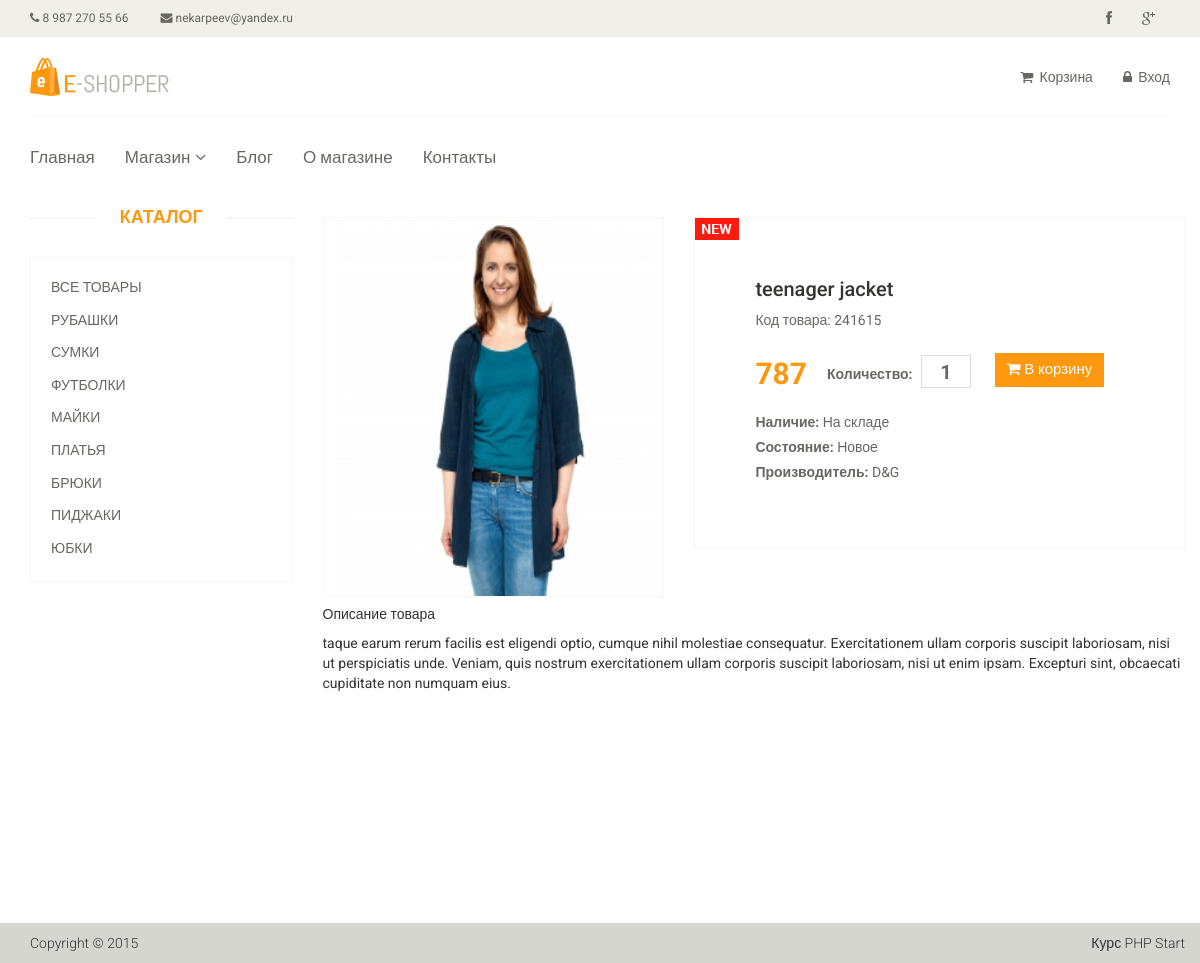
Page /product/12 on the committed database.
### tables this page shows
CREATE TABLE `articles` (
  `id` int(11) NOT NULL,
  `category` varchar(55) DEFAULT NULL,
  `title` varchar(255) DEFAULT NULL,
  `code` varchar(255) NOT NULL,
  `text` text,
  `id_category` int(11) NOT NULL,
  `price` float DEFAULT NULL,
  `img` varchar(255) NOT NULL,
  `views` int(11) NOT NULL,
  `is_new` int(11) NOT NULL DEFAULT '0',
  `is_recommended` int(11) NOT NULL DEFAULT '0',
  `status` int(11) NOT NULL DEFAULT '1'
);

CREATE TABLE `article_category` (
  `id` int(11) NOT NULL,
  `name` varchar(255) DEFAULT NULL,
  `sort_order` int(11) NOT NULL,
  `status` int(11) NOT NULL
);

### config/routes.php (called while the page is built)
<?php
return array(
    'product/([0-9]+)'                => '/product/view/$1',
    'product'                         => '/product/list',
    'catalog'                         => '/catalog/view',
    'catalog/page-([0-9]+)'           => '/catalog/view/$1',
    'category/([0-9]+)'               => '/catalog/category/$1',
    'category/([0-9]+)/page-([0-9]+)' => '/catalog/category/$1/$2',
    'user/register'                   => '/user/register',
    'user/login'                      => '/user/login',
    'user/logout'                     => '/user/logout',
    'cart'                            => '/cart/index',
    'cart/add/([0-9]+)'               => '/cart/add/$1',
    'cart/delete/([0-9]+)'            => '/cart/delete/$1',
    'cart/deleteAll/([0-9]+)'         => '/cart/deleteAll/$1',
    'cart/checkout'                   => '/cart/checkout',
    'cabinet'                         => '/cabinet/index',
    'cabinet/edit'                    => '/cabinet/edit',
    'admin/product/create'            => '/adminProduct/create',
    'admin/product/update/([0-9]+)'   => '/adminProduct/update/$1',
    'admin/product/delete/([0-9]+)'   => '/adminProduct/delete/$1',
    'admin/product'                   => '/adminProduct/index',
    'admin/category/create'           => '/adminCategory/create',
    'admin/category/update/([0-9]+)'  => '/adminCategory/update/$1',
    'admin/category/delete/([0-9]+)'  => '/adminCategory/delete/$1',
    'admin/category'                  => '/adminCategory/index',
    'admin/order/update/([0-9]+)'     => '/adminOrder/update/$1',
    'admin/order/delete/([0-9]+)'     => '/adminOrder/delete/$1',
    'admin/order/view/([0-9]+)'       => '/adminOrder/view/$1',
    'admin/order'                     => '/adminOrder/index',
    'admin'                           => '/admin/index',
    ''                                => '/site/index'
);
?>

### controllers/productController.php (called while the page is built, shortened)
<?php
class ProductController {
    public function actionView($idProduct) {
        $categoryList = [];
        $categoryList = Category::getCategory();
        $productItem = Product::getProductById($idProduct);
       include_once(ROOT . '/view/product/view.php');
        die;
    }
}

### index.php (called while the page is built, shortened)
<?php
    include_once(ROOT . '/components/Autoload.php');
    $rout1 = new Router;
    $rout1->run();

### components/Autoload.php (called while the page is built, shortened)
<?php
    spl_autoload_register(function ($class_name)
    {
        $array_paths = array(
            '/models/',
            '/components/',
            '/controllers/',
        );
        foreach ($array_paths as $path) {
            $path = ROOT . $path . $class_name . '.php';
        }
    });

### models/User.php (called while the page is built, shortened)
<?php
    class User {
        public static function isGuest()
        {
            return true;
        }
    }

### models/Category.php (called while the page is built, shortened)
<?php
class Category
{
    public static function getCategory()
    {
        $db = Db::getConnection();
        $result = $db->query('SELECT id, name, sort_order FROM `article_category` WHERE status = 1 ORDER BY sort_order ASC');
        while ($row = $result->fetch()) {
            static $i = 0;
            $categoryList[$i]['id'] = $row['id'];
            $categoryList[$i]['name'] = $row['name'];
            $categoryList[$i]['sort_order'] = $row['sort_order'];
        }
        return $categoryList;
    }
}

### models/Product.php (called while the page is built, shortened)
<?php
class Product
{
    public static function getProductById($productsIds)
    {
        $db = Db::getConnection();
        $result = $db->prepare('SELECT * FROM `articles` WHERE id = ? AND status = 1');
        $result->execute([$productsIds]);
        $productId = $result->fetch();
        return $productId;
    }
}

### view/components/category.php (the view)
<div class="col-sm-3">
    <div class="left-sidebar">
        <h2>Каталог</h2>
        <div class="panel-group category-products">
            <div class="panel panel-default">
                <div class="panel-heading">
                    <h4 class="panel-title"><a href="/catalog">Все товары</a></h4>
                </div>
            </div>
            <?php foreach ($categoryList as $categoryItem): ?>
                <div class="panel panel-default">
                    <div class="panel-heading">
                        <h4 class="panel-title">
                            <a href="/category/<?php echo $categoryItem['id']; ?>"
                               class="<?php if (!empty($idCategory) and $idCategory == $categoryItem['id']) echo 'active'; ?>">
                                <?php echo $categoryItem['name']; ?>
                            </a>
                        </h4>
                    </div>
                </div>
            <?php endforeach; ?>
        </div>
    </div>
</div>

### components/Router.php (shortened to what this page needs)
<?php
	class Router {
		private $routes;
		public function __construct() {
			$path = ROOT . '/config/routes.php';
			$this->routes = include($path);
                }
                       private function getURL() {
                    if (!empty($_SERVER['REQUEST_URI'])) {
                        return trim($_SERVER['REQUEST_URI'], '/');
                    }
                  }
		public function run() {
                    $uri = $this->getURL();
                    foreach ($this->routes as $uriPattern => $path) {
                     if (preg_match("~^$uriPattern$~", $uri)) {
                        $internalRoute = preg_replace("~$uriPattern~", $path, $uri);
                        $segment = explode('/', $internalRoute);
                        array_shift($segment);
                        $controllerName = ucfirst(array_shift($segment)).'Controller';
                        $actionName = 'action' . ucfirst(array_shift($segment));
                        $parameters = $segment;
                        $controllerObject = new $controllerName;
                        $result = call_user_func_array(array($controllerObject, $actionName), $parameters);
                    }
	}
     }
 }

### view/layouts/header.php (shortened to what this page needs)
<!DOCTYPE html>
<html lang="en">
    <head>
        <link href="template/css/bootstrap.min.css" rel="stylesheet">
        <link href="template/css/font-awesome.min.css" rel="stylesheet">
        <link href="template/css/prettyPhoto.css" rel="stylesheet">
        <link href="template/css/price-range.css" rel="stylesheet">
        <link href="template/css/animate.css" rel="stylesheet">
        <link href="template/css/main.css" rel="stylesheet">
        <link href="template/css/responsive.css" rel="stylesheet">
    </head>
    <body>
        <header id="header">
            <div class="header_top">
                <div class="container">
                    <div class="row">
                        <div class="col-sm-6">
                            <div class="contactinfo">
                                <ul class="nav nav-pills">
                                    <li><a href="#"><i class="fa fa-phone"></i> 8 987 270 55 66</a></li>
                                    <li><a href="#"><i class="fa fa-envelope"></i> nekarpeev@yandex.ru</a></li>
                                </ul>
                            </div>
                        </div>
                        <div class="col-sm-6">
                            <div class="social-icons pull-right">
                                <ul class="nav navbar-nav">
                                    <li><a href="#"><i class="fa fa-facebook"></i></a></li>
                                    <li><a href="#"><i class="fa fa-google-plus"></i></a></li>
                                </ul>
                            </div>
                        </div>
                    </div>
                </div>
            </div>
            <div class="header-middle">
                <div class="container">
                    <div class="row">
                        <div class="col-sm-4">
                            <div class="logo pull-left">
                                <a href="/"><img src="template/images/home/logo.png" alt="" /></a>
                            </div>
                        </div>
                        <div class="col-sm-8">
                            <div class="shop-menu pull-right">
                                <ul class="nav navbar-nav">
                                    <li><a href="/cart"><i class="fa fa-shopping-cart"></i> Корзина <span id="cart-count"><?php echo Cart::countItems() ?></span></a></li>
                                    <?php if(User::isGuest()) : ?>
                                        <li><a href="/user/login"><i class="fa fa-lock"></i> Вход</a></li>
                                    <?php else : ?>
                                        <li><a href="/cabinet"><i class="fa fa-user"></i> Аккаунт</a></li>
                                        <li><a href="/user/logout"><i class="fa fa-lock"></i> Выход</a></li>
                                    <?php endif; ?>
                                </ul>
                            </div>
                        </div>
                    </div>
                </div>
            </div>
            <div class="header-bottom">
                <div class="container">
                    <div class="row">
                        <div class="col-sm-12">
                            <div class="mainmenu pull-left">
                                <ul class="nav navbar-nav collapse navbar-collapse">
                                    <li><a href="/">Главная</a></li>
                                    <li class="dropdown"><a href="#">Магазин<i class="fa fa-angle-down"></i></a>
                                    </li>
                                    <li><a href="/blog">Блог</a></li>
                                    <li><a href="/about">О магазине</a></li>
                                    <li><a href="/contact">Контакты</a></li>
                                </ul>
                            </div>
                        </div>
                    </div>
                </div>
            </div>
        </header>

### view/product/view.php
<?php
    include_once(ROOT . '/view/layouts/header.php');
?>
    <section>
        <div class="container">
            <div class="row">
                <?php include_once(ROOT . '/view/components/category.php'); ?>
                <div class="col-sm-9 padding-right">
                    <div class="product-details">
                        <div class="row">
                            <div class="col-sm-5">
                                <div class="view-product">
                                    <a href="/product/<?php echo $productItem['id']; ?>">
                                        <img src="template/images/home/product1.jpg" alt=""/>
                                    </a>
                                </div>
                            </div>
                            <div class="col-sm-7">
                                <div class="product-information">
                                    <?php if ($productItem['is_new']): ?>
                                        <img src="template/images/product-details/new.jpg" class="newarrival"
                                             alt=""/>
                                    <?php endif; ?>
                                    <h2><?php echo $productItem['title']; ?></h2>
                                    <p>Код товара: <?php echo rand(100000, 999999); ?></p>
                                    <span>
                                            <span><?php echo $productItem['price']; ?></span>
                                            <label>Количество:</label>
                                            <input type="text" value="1"/>
                                            <button type="button" class="btn btn-fefault cart">
                                                <i class="fa fa-shopping-cart"></i>
                                                В корзину
                                            </button>
                                        </span>
                                    <p><b>Наличие:</b>
                                        <?php if ($productItem['status'] == 1): ?>
                                        <?php echo 'На складе'; ?></p>
                                <?php else: echo 'Нет в наличии'; ?>
                                <?php endif; ?>
                                    <p><b>Состояние:</b> Новое</p>
                                    <p><b>Производитель:</b> D&amp;G</p>
                                </div>
                            </div>
                        </div>
                        <div class="row">
                            <div class="col-sm-12">
                                <h5>Описание товара</h5>
                                <p><?php echo $productItem['text'] ?></p>
                            </div>
                        </div>
                    </div>
                </div>
            </div>
        </div>
    </section>
<?php
    include_once ROOT . '/view/layouts/footer.php';
?>

### view/layouts/footer.php (shortened to what this page needs)
<footer id="footer">
            <div class="footer-bottom">
                <div class="container">
                    <div class="row">
                        <p class="pull-left">Copyright © 2015</p>
                        <p class="pull-right">Курс PHP Start</p>
                    </div>
                </div>
            </div>
        </footer>
    </body>
</html>

### rows in the picture
articles: is_new 1 (drawn), title "teenager jacket", price "787", status "На складе", text "taque earum rerum facilis est eligendi optio, cumque nihil molestiae consequatur. Exercitationem ullam corporis suscipit laboriosam, nisi ut perspiciatis unde. Veniam, quis nostrum exercitationem ullam corporis suscipit laboriosam, nisi ut enim ipsam. Excepturi sint, obcaecati cupiditate non numquam eius."
article_category: name "РУБАШКИ"
article_category: name "СУМКИ"
article_category: name "ФУТБОЛКИ"
article_category: name "МАЙКИ"
article_category: name "ПЛАТЬЯ"
article_category: name "БРЮКИ"
article_category: name "ПИДЖАКИ"
article_category: name "ЮБКИ"
